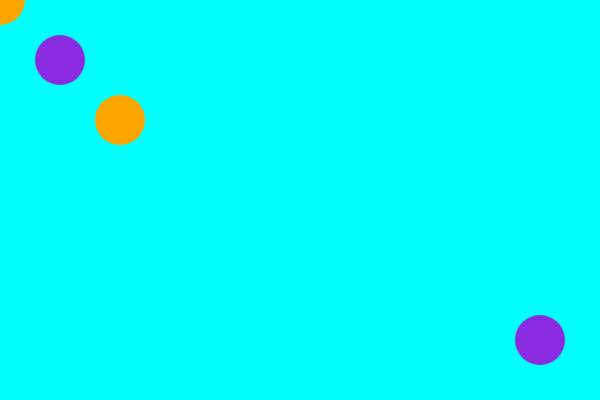
Frame 1 (no input)
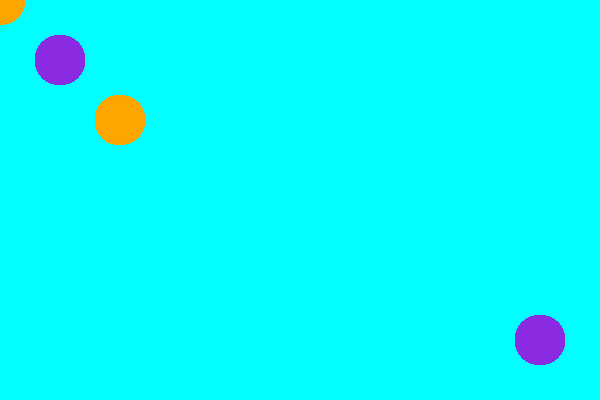
Frame 60 (no input)
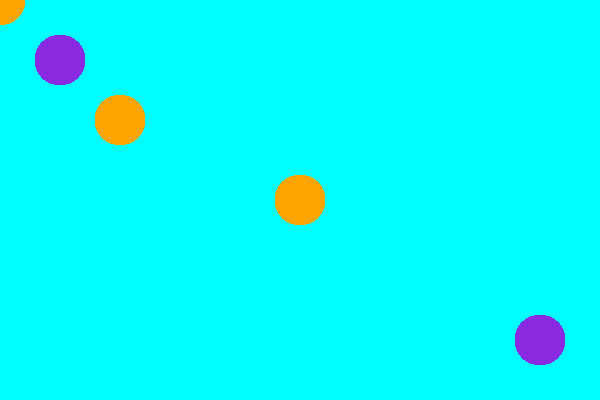
Frame 120 (the mouse pressed at the canvas centre since frame 60)

The p5.js sketch that drew these frames (run headless with seeded random() and noise() and a simulated clock; from frame 60 on, the mouse is pressed at the canvas centre):

// p5.js sketch
// ── sketch.js
function setup(){
   createCanvas(600,400);
   background(0,255,255);
}

function draw(){
    fill(138,43,226);
    noStroke();
    ellipse(60,60,50,50);
    ellipse(540,340,50,50);
    fill(255,165,0);
    ellipse(120,120,50,50);
    ellipse(mouseX,mouseY,50,50);
    
}
